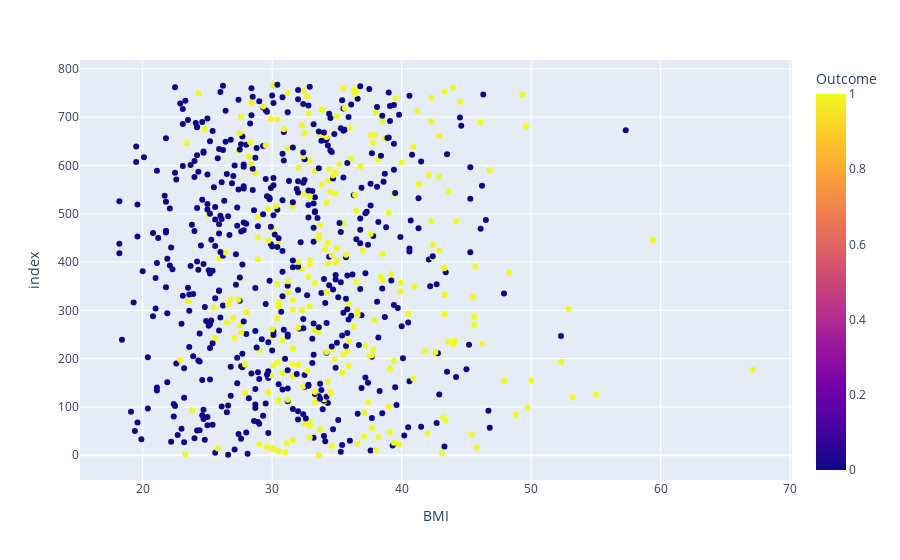
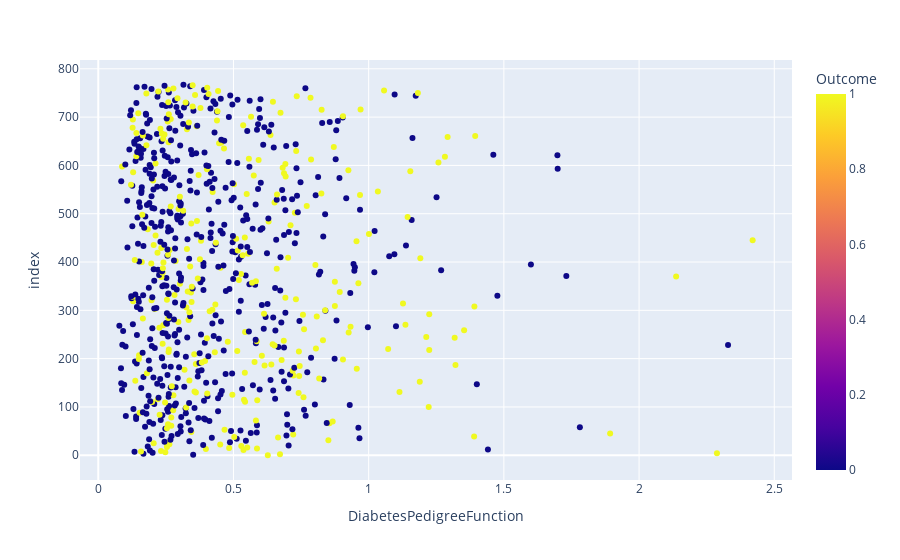
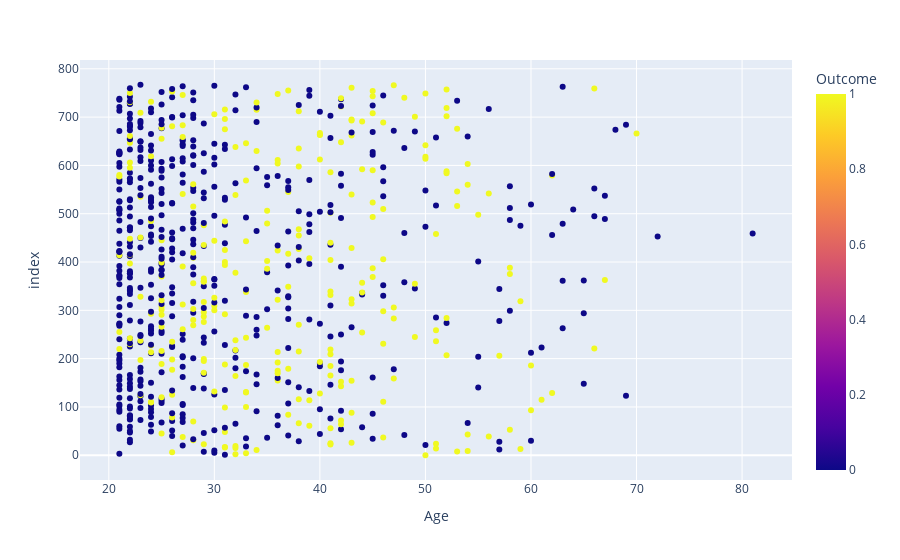

Notebook code cell kept with these figures, in order:
### Code cell
for column in df.drop("Outcome",axis=1).columns[5:10]:
    # for loop auto iterates through the first five feature columns in the dataframe
    fig = px.scatter(data_frame =df ,
                 x=column,
                 color = 'Outcome',
                 color_discrete_sequence = ['#007500','#5CFF5C'],
                 orientation = 'v')

    fig.show()

### Figure 1 — Plotly figure (JSON) as saved in the notebook; plotly's stock layout.template omitted (floating-point values rounded to 4 significant figures; data arrays with more than 128 entries replaced by an {"elided": "..."} marker saying what was removed)
{"data": [{"hovertemplate": "BMI=%{x}<br>index=%{y}<br>Outcome=%{marker.color}<extra></extra>", "legendgroup": "", "marker": {"color": {"elided": "768 int values"}, "coloraxis": "coloraxis", "symbol": "circle"}, "mode": "markers", "name": "", "orientation": "v", "showlegend": false, "type": "scatter", "x": {"elided": "768 float values"}, "xaxis": "x", "y": {"elided": "768 int values"}, "yaxis": "y"}], "layout": {"coloraxis": {"colorbar": {"title": {"text": "Outcome"}}, "colorscale": [[0, "#0d0887"], [0.1111, "#46039f"], [0.2222, "#7201a8"], [0.3333, "#9c179e"], [0.4444, "#bd3786"], [0.5556, "#d8576b"], [0.6667, "#ed7953"], [0.7778, "#fb9f3a"], [0.8889, "#fdca26"], [1, "#f0f921"]]}, "legend": {"tracegroupgap": 0}, "margin": {"t": 60}, "xaxis": {"anchor": "y", "domain": [0, 1], "title": {"text": "BMI"}}, "yaxis": {"anchor": "x", "domain": [0, 1], "title": {"text": "index"}}}}

### Figure 2 — Plotly figure (JSON) as saved in the notebook; plotly's stock layout.template omitted (floating-point values rounded to 4 significant figures; data arrays with more than 128 entries replaced by an {"elided": "..."} marker saying what was removed)
{"data": [{"hovertemplate": "DiabetesPedigreeFunction=%{x}<br>index=%{y}<br>Outcome=%{marker.color}<extra></extra>", "legendgroup": "", "marker": {"color": {"elided": "768 int values"}, "coloraxis": "coloraxis", "symbol": "circle"}, "mode": "markers", "name": "", "orientation": "v", "showlegend": false, "type": "scatter", "x": {"elided": "768 float values"}, "xaxis": "x", "y": {"elided": "768 int values"}, "yaxis": "y"}], "layout": {"coloraxis": {"colorbar": {"title": {"text": "Outcome"}}, "colorscale": [[0, "#0d0887"], [0.1111, "#46039f"], [0.2222, "#7201a8"], [0.3333, "#9c179e"], [0.4444, "#bd3786"], [0.5556, "#d8576b"], [0.6667, "#ed7953"], [0.7778, "#fb9f3a"], [0.8889, "#fdca26"], [1, "#f0f921"]]}, "legend": {"tracegroupgap": 0}, "margin": {"t": 60}, "xaxis": {"anchor": "y", "domain": [0, 1], "title": {"text": "DiabetesPedigreeFunction"}}, "yaxis": {"anchor": "x", "domain": [0, 1], "title": {"text": "index"}}}}

### Figure 3 — Plotly figure (JSON) as saved in the notebook; plotly's stock layout.template omitted (floating-point values rounded to 4 significant figures; data arrays with more than 128 entries replaced by an {"elided": "..."} marker saying what was removed)
{"data": [{"hovertemplate": "Age=%{x}<br>index=%{y}<br>Outcome=%{marker.color}<extra></extra>", "legendgroup": "", "marker": {"color": {"elided": "768 int values"}, "coloraxis": "coloraxis", "symbol": "circle"}, "mode": "markers", "name": "", "orientation": "v", "showlegend": false, "type": "scatter", "x": {"elided": "768 int values"}, "xaxis": "x", "y": {"elided": "768 int values"}, "yaxis": "y"}], "layout": {"coloraxis": {"colorbar": {"title": {"text": "Outcome"}}, "colorscale": [[0, "#0d0887"], [0.1111, "#46039f"], [0.2222, "#7201a8"], [0.3333, "#9c179e"], [0.4444, "#bd3786"], [0.5556, "#d8576b"], [0.6667, "#ed7953"], [0.7778, "#fb9f3a"], [0.8889, "#fdca26"], [1, "#f0f921"]]}, "legend": {"tracegroupgap": 0}, "margin": {"t": 60}, "xaxis": {"anchor": "y", "domain": [0, 1], "title": {"text": "Age"}}, "yaxis": {"anchor": "x", "domain": [0, 1], "title": {"text": "index"}}}}
